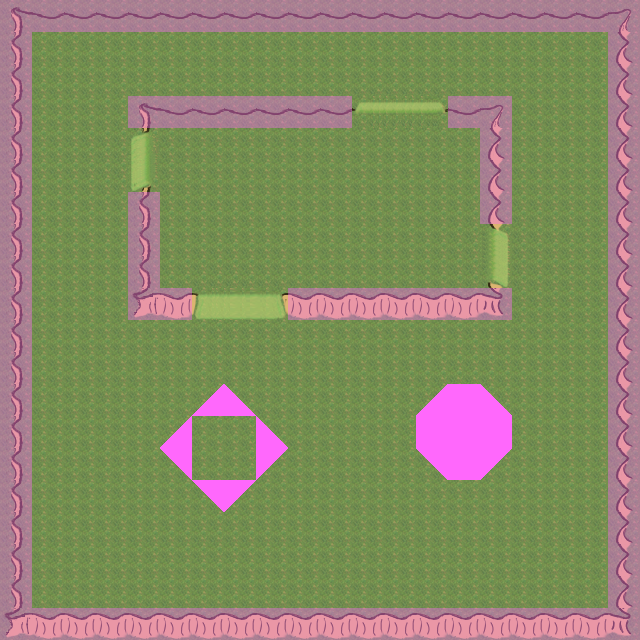

Below is a game level as drawn by its tile map, then a one-line description and the .tmx that defines it (tile-layer data replaced by summaries):
An orthogonal 20x20 tile map with 32x32 px tiles, 3 tile layers (background, slant_graphics, collision), 3 tilesets and 1 object (Player).

<map version="1.0" orientation="orthogonal" width="20" height="20" tilewidth="32" tileheight="32">
 <tileset firstgid="1" name="grass-tileset" tilewidth="32" tileheight="32">
  <image source="tilesets/grass-tileset.png" width="960" height="960" />
 </tileset>
 <tileset firstgid="901" name="metatiles_32x32" tilewidth="32" tileheight="32">
  <image source="tilesets/metatiles_32x32.png" width="256" height="32" />
  <tile id="0">
   <properties>
    <property name="components" value="Solid" />
   </properties>
  </tile>
  <tile id="1">
   <properties>
    <property name="components" value="Ladder" />
   </properties>
  </tile>
  <tile id="2">
   <properties>
    <property name="components" value="NWSlant" />
   </properties>
  </tile>
  <tile id="3">
   <properties>
    <property name="components" value="NESlant" />
   </properties>
  </tile>
  <tile id="4">
   <properties>
    <property name="components" value="SESlant" />
   </properties>
  </tile>
  <tile id="5">
   <properties>
    <property name="components" value="SWSlant" />
   </properties>
  </tile>
 </tileset>
 <tileset firstgid="909" name="32x32_player" tilewidth="32" tileheight="32">
  <image source="sprite/32x32_player.png" width="32" height="32" />
 </tileset>
 <layer name="background" width="20" height="20">
  <data>[400 cells, 400 non-empty, 20 distinct tile ids]</data>
 </layer>
 <layer name="slant_graphics" width="20" height="20">
  <data>[400 cells, 17 non-empty, 5 distinct tile ids]</data>
 </layer>
 <objectgroup name="Entities" width="20" height="20">
  <object name="mainPlayer" type="Player" x="285" y="190" width="32" height="32">
   <properties>
    <property name="image" value="32x32_player" />
    <property name="spriteheight" value="32" />
    <property name="spritewidth" value="32" />
   </properties>
  </object>
 </objectgroup>
 <layer name="collision" width="20" height="20" opacity="0.39">
  <data>[400 cells, 117 non-empty, 5 distinct tile ids]</data>
 </layer>
</map>
